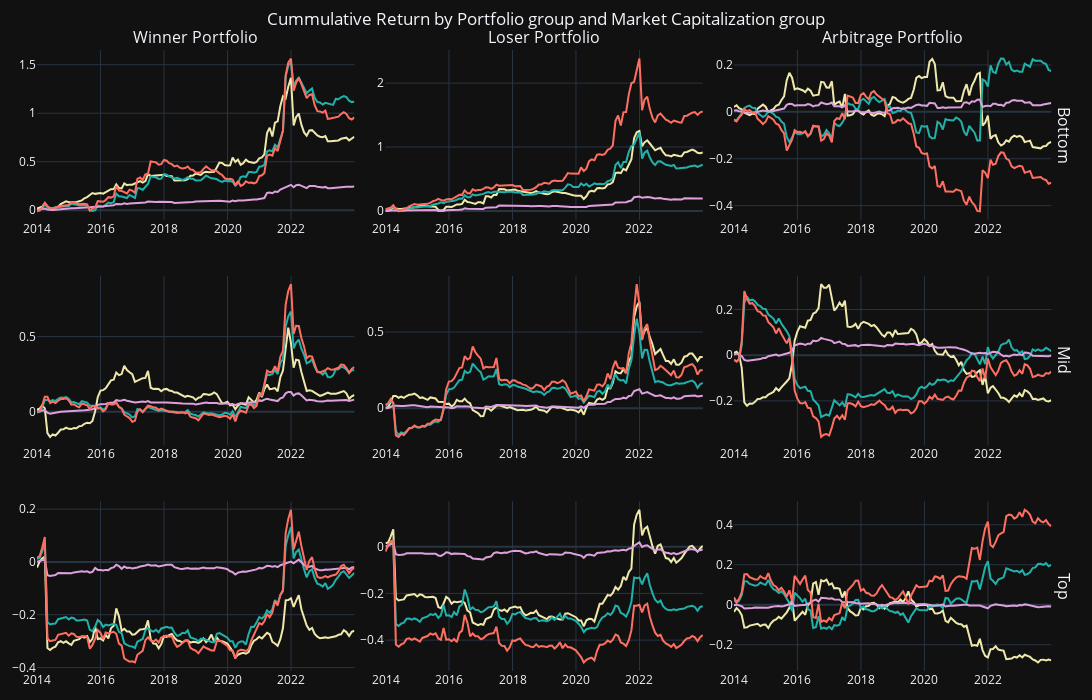

The notebook cell this image was saved under:
### Code cell
abnormal_performnace_df = pd.concat(abnormal_bt.performance_dfs)

abnormal_winner_performance, abnormal_loser_performance, abnormal_arbitrage_performace = calculate_portfolio_return(abnormal_performnace_df)

visualize_cummulative_returns(abnormal_winner_performance, abnormal_loser_performance, abnormal_arbitrage_performace)
